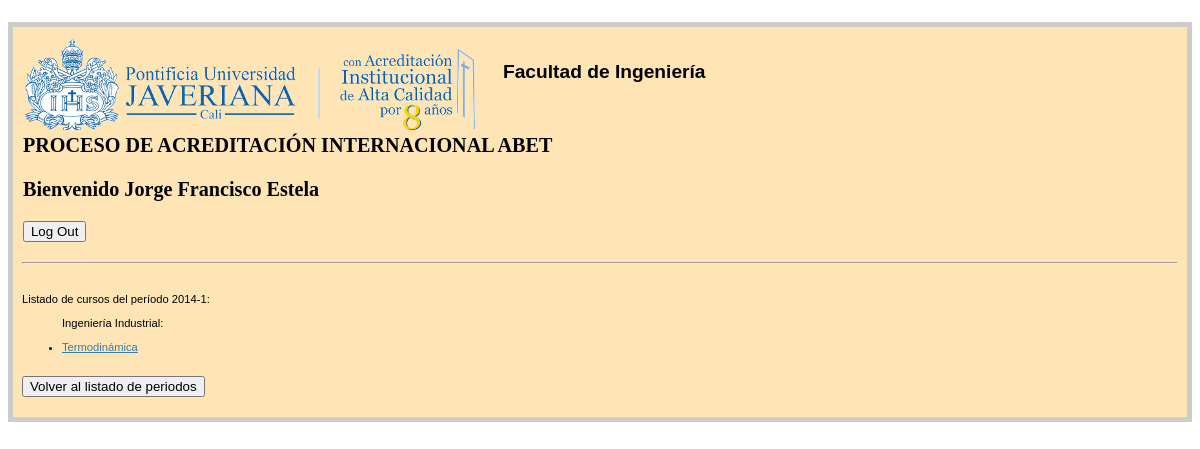
Screenshot of /2014-1 (signed in) with the database file from the repository.
### tables this page shows
CREATE TABLE ASIGNATURA
(
	ID INTEGER PRIMARY KEY AUTOINCREMENT,
        -- C�digo de la Asignatura. Ej. 300CIP001
	CODIGO TEXT NOT NULL,
        -- Ej. A
	GRUPO TEXT NOT NULL,
        -- Ej. INTRODUCCION A LA PROGRAMACION
	NOMBRE CHAR(50) NOT NULL,
        -- Ej. 40
	ID_CARRERA INT NOT NULL,
        -- Ej. 0012941
	ID_PROFESOR INT NOT NULL,
        -- Ej. 2013-2
  PERIODO TEXT NOT NULL,

	FOREIGN KEY (ID_CARRERA, PERIODO)
	REFERENCES ACREDITACION_ABET (ID_CARRERA, PERIODO),
	FOREIGN KEY (ID_PROFESOR)
	REFERENCES PROFESOR (ID),
	UNIQUE (CODIGO, GRUPO, PERIODO)
);

CREATE TABLE ACREDITACION_ABET 
(
        -- Ej. 40
	ID_CARRERA INT NOT NULL,
        -- Ej. Ingenier�a de Sistemas y Computaci�n
	NOMBRE_CARRERA TEXT NOT NULL,
        -- Ej. 2014-1
	PERIODO TEXT NOT NULL,
	      -- Ej. 3, 5
	RELEVANCIA INT NOT NULL,

	PRIMARY KEY (ID_CARRERA, PERIODO)
);

### main.py (the view)
@app.route('/<periodo>', methods=['GET', 'POST'])
@login_required
def show_courses(periodo):
    db = get_db()
    cur1 = db.execute(
        "select nombre_carrera, id_carrera from acreditacion_abet where periodo=? order by nombre_carrera asc",
        [periodo])
    carreras = cur1.fetchall()
    if session['lvl'] == 4 :
        cur2 = db.execute(
        "select nombre, codigo, grupo, periodo, id_carrera from asignatura where periodo=? and id_profesor=? order by nombre asc",
        [periodo,session['id_prof'][0]])
    else:
        cur2 = db.execute(
        "select nombre, codigo, grupo, periodo, id_carrera from asignatura where periodo=? order by nombre asc",
        [periodo])
    cursos = [dict(title=row[0], cod=row[1], grupo=row[2], periodo=row[3], carrera=row[4]) for row in cur2.fetchall()]
    cursosAux =[x['carrera'] for x in cursos]
    for x in carreras:
        if x[1] not in cursosAux:
            carreras.remove(x)
    vacio = 0
    usuario = session['id_prof'][1] if 'id_prof' in session else session['user']
    power = session['lvl']
    entries = {'carreras': carreras, 'cursos': cursos, 'vacio' : vacio, 'usuario' : usuario, 'permisos' : power }
    return render_template('main.html', entries=entries)

### main.py (called while the page is built)
def connect_db():
    return sqlite3.connect(app.config['DATABASE'])

def get_db():
    if not hasattr(g, 'sqlite_db'):
        g.sqlite_db = connect_db()
    return g.sqlite_db

def login_required(f):
   @wraps(f)
   def wrap(*args, **kwargs):
       if 'logged_in' in session:
           return f(*args, **kwargs)
       else:
           return redirect(url_for('login'))
   return wrap

### templates/main.html (shortened to what this page needs)
<!doctype html lang="es">
<head>
    <link rel=stylesheet type=text/css href="{{ url_for('static', filename='style.css') }}">
</head>
<body>
    <div class=page>
        <table>
            <tr>
                <td><img src="../../static/logo.png"></td>
                <td width="20">&nbsp;</td>
                <td><h4>Facultad de Ingeniería<br></h4></td>
            </tr>
        </table>
        <h1>PROCESO DE ACREDITACIÓN INTERNACIONAL ABET <form action="{{ url_for('logout')}}"><p>Bienvenido {{ entries.usuario }} </p>
        <input type=submit value='Log Out'>
        </form></h1>
        <hr>
        <br>
        <br>
        {% block body %}
            Listado de cursos del período {{ entries.cursos[0].periodo }}:
            <ul>
            {% for carreras in entries.carreras %}
                <label>{{carreras[0]}}:</label>
                <br><br>
                {% for entry in entries.cursos %}
                    {% if entry.carrera == carreras[1] %}
                        <li><a href="{{ url_for('asignatura', periodo=entry.periodo, codigo=entry.cod, grupo=entry.grupo) }}">{{ entry.title }}</a>
                        <br><br>
                    {% endif %}
                    {% else%}
                        <em>No hay cursos.</em>
                {% endfor %}
            {% endfor %}
            </ul>
             <form action="{{ url_for('show_periods')}}">
        <input type=submit value='Volver al listado de periodos'>
    </form>
        {% endblock %}
    </div>
</body>

### static/style.css (style rules this page uses)
body { font-family: sans-serif; }
a, h1, h2 { color: #377ba8; }
h1, h2 { color: black; }
h1, h2, h3 { font-family: 'Georgia', serif; margin: 1; }
h1 { font-size: 1.8em; }
h4 { font-size: 1.2em; }
.page { margin: 2em auto; width: 50em auto; height: 50em auto; border: 5px solid #ccc; padding: 0.8em; background: rgb(255,228,181); }

### rows the page displays
ASIGNATURA: PERIODO "2014-1", title "Termodinámica"
ACREDITACION_ABET: NOMBRE_CARRERA "Ingeniería Industrial"

### other values shown
{{ entries.usuario }} "Jorge Francisco Estela"
